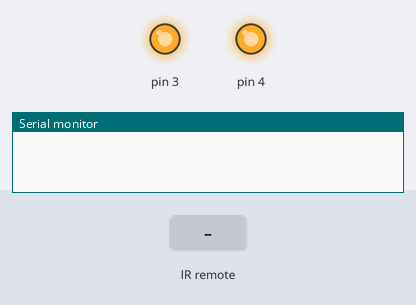
Recording of a sketch running on a simulated Arduino Uno, built with avr-gcc and run on an emulated ATmega328P. Parts: output pins drawn as LEDs (lit = HIGH), the last lines printed to the serial monitor. The inputs (shaded band) are chosen by the test bench.

Above: at 1.2 s.
1.3 s: infrared code 0xFF6897 received
2.8 s: infrared code 0xFF6897 received
At 3.3 s:
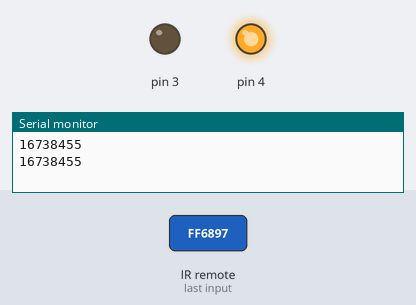
Timing chart, 0 to 5.8 s (numbered marks = the images above; inputs shaded):
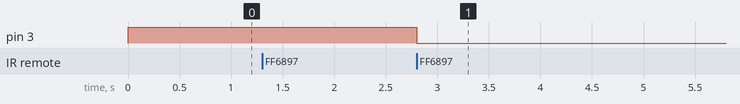

Measured:
- after the input at 2.8 s, pin 3: HIGH → LOW at once

The sketch:

irRemote.ino
```cpp
#include <IRremote.h>

int RECV_PIN = 8;

IRrecv irrecv(RECV_PIN);

decode_results results;


void setup() {
  Serial.begin(9600);
  irrecv.enableIRIn();
  pinMode(3,OUTPUT);
  pinMode(4,OUTPUT);
  digitalWrite(3,HIGH);
  digitalWrite(4,HIGH);
}

int f1 = 0;
int f2 = 0;
void loop() {
  if (irrecv.decode(&results)) {
    Serial.println(results.value);
    if (results.value == 16738455) {
      if (f1) {
        f1 = 0;
        digitalWrite(3,LOW);
      }
      else {
        f1 = 1;
        digitalWrite(3,HIGH);
      }
    }
    else if (results.value == 16756815) {
      if (f2) {
        f2 = 0;
        digitalWrite(4,LOW);
      }
      else {
        f2 = 1;
        digitalWrite(4,HIGH);
      }
    }
    irrecv.resume();
  }
}
```
